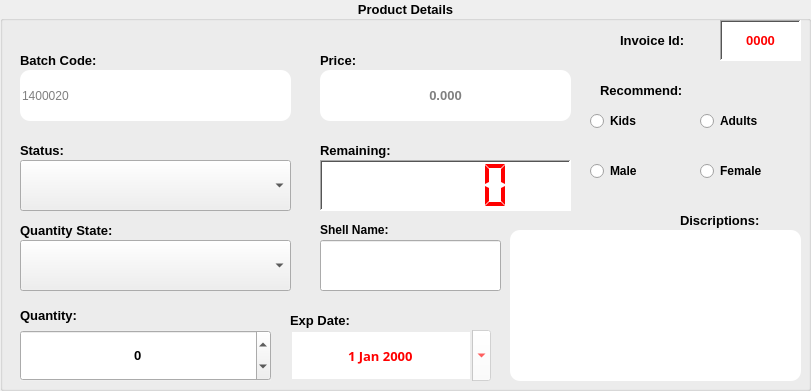
      <widget class="QGroupBox" name="groupBox_29">
       <property name="geometry">
        <rect>
         <x>370</x>
         <y>10</y>
         <width>811</width>
         <height>391</height>
        </rect>
       </property>
       <property name="font">
        <font>
         <family>Segoe UI</family>
         <pointsize>10</pointsize>
         <weight>75</weight>
         <italic>false</italic>
         <bold>true</bold>
         <underline>false</underline>
        </font>
       </property>
       <property name="title">
        <string>Product Details</string>
       </property>
       <property name="alignment">
        <set>Qt::AlignCenter</set>
       </property>
       <property name="flat">
        <bool>false</bool>
       </property>
       <widget class="QLabel" name="label_610">
        <property name="geometry">
         <rect>
          <x>20</x>
          <y>140</y>
          <width>71</width>
          <height>21</height>
         </rect>
        </property>
        <property name="font">
         <font>
          <family>MS Shell Dlg 2</family>
          <pointsize>10</pointsize>
          <weight>75</weight>
          <italic>false</italic>
          <bold>true</bold>
          <underline>false</underline>
         </font>
        </property>
        <property name="text">
         <string>Status:</string>
        </property>
       </widget>
       <widget class="QLabel" name="label_611">
        <property name="geometry">
         <rect>
          <x>600</x>
          <y>80</y>
          <width>111</width>
          <height>20</height>
         </rect>
        </property>
        <property name="font">
         <font>
          <family>MS Shell Dlg 2</family>
          <pointsize>10</pointsize>
          <weight>75</weight>
          <italic>false</italic>
          <bold>true</bold>
          <underline>false</underline>
         </font>
        </property>
        <property name="text">
         <string>Recommend:</string>
        </property>
       </widget>
       <widget class="QRadioButton" name="sale_male_radiaButton">
        <property name="geometry">
         <rect>
          <x>590</x>
          <y>160</y>
          <width>61</width>
          <height>22</height>
         </rect>
        </property>
        <property name="font">
         <font>
          <family>MS Shell Dlg 2</family>
          <pointsize>9</pointsize>
          <weight>75</weight>
          <italic>false</italic>
          <bold>true</bold>
          <underline>false</underline>
         </font>
        </property>
        <property name="styleSheet">
         <string notr="true"/>
        </property>
        <property name="text">
         <string>Male</string>
        </property>
       </widget>
       <widget class="QLabel" name="label_612">
        <property name="geometry">
         <rect>
          <x>20</x>
          <y>50</y>
          <width>121</width>
          <height>21</height>
         </rect>
        </property>
        <property name="font">
         <font>
          <family>MS Shell Dlg 2</family>
          <pointsize>10</pointsize>
          <weight>75</weight>
          <italic>false</italic>
          <bold>true</bold>
          <underline>false</underline>
         </font>
        </property>
        <property name="text">
         <string>Batch Code:</string>
        </property>
       </widget>
       <widget class="QRadioButton" name="sale_kids_radiaButton">
        <property name="geometry">
         <rect>
          <x>590</x>
          <y>110</y>
          <width>61</width>
          <height>22</height>
         </rect>
        </property>
        <property name="font">
         <font>
          <family>MS Shell Dlg 2</family>
          <pointsize>9</pointsize>
          <weight>75</weight>
          <italic>false</italic>
          <bold>true</bold>
          <underline>false</underline>
         </font>
        </property>
        <property name="styleSheet">
         <string notr="true"/>
        </property>
        <property name="text">
         <string>Kids</string>
        </property>
       </widget>
       <widget class="QLabel" name="label_613">
        <property name="geometry">
         <rect>
          <x>20</x>
          <y>220</y>
          <width>151</width>
          <height>21</height>
         </rect>
        </property>
        <property name="font">
         <font>
          <family>MS Shell Dlg 2</family>
          <pointsize>10</pointsize>
          <weight>75</weight>
          <italic>false</italic>
          <bold>true</bold>
          <underline>false</underline>
         </font>
        </property>
        <property name="text">
         <string>Quantity State:</string>
        </property>
       </widget>
       <widget class="QComboBox" name="sale_txt_drugType">
        <property name="geometry">
         <rect>
          <x>20</x>
          <y>160</y>
          <width>271</width>
          <height>51</height>
         </rect>
        </property>
        <property name="font">
         <font>
          <family>MS Shell Dlg 2</family>
          <pointsize>9</pointsize>
          <weight>50</weight>
          <italic>false</italic>
          <bold>false</bold>
          <underline>false</underline>
         </font>
        </property>
        <property name="insertPolicy">
         <enum>QComboBox::InsertAlphabetically</enum>
        </property>
       </widget>
       <widget class="QLabel" name="label_614">
        <property name="geometry">
         <rect>
          <x>680</x>
          <y>210</y>
          <width>111</width>
          <height>20</height>
         </rect>
        </property>
        <property name="font">
         <font>
          <family>MS Shell Dlg 2</family>
          <pointsize>10</pointsize>
          <weight>75</weight>
          <italic>false</italic>
          <bold>true</bold>
          <underline>false</underline>
         </font>
        </property>
        <property name="text">
         <string>Discriptions:</string>
        </property>
       </widget>
       <widget class="QDateEdit" name="sale_ex_date">
        <property name="geometry">
         <rect>
          <x>290</x>
          <y>330</y>
          <width>201</width>
          <height>51</height>
         </rect>
        </property>
        <property name="font">
         <font>
          <family>Arial Black</family>
          <pointsize>10</pointsize>
          <weight>75</weight>
          <italic>false</italic>
          <bold>true</bold>
          <underline>false</underline>
         </font>
        </property>
        <property name="styleSheet">
         <string notr="true">color: red;
background-color: white</string>
        </property>
        <property name="wrapping">
         <bool>true</bool>
        </property>
        <property name="frame">
         <bool>false</bool>
        </property>
        <property name="alignment">
         <set>Qt::AlignCenter</set>
        </property>
        <property name="readOnly">
         <bool>true</bool>
        </property>
        <property name="buttonSymbols">
         <enum>QAbstractSpinBox::NoButtons</enum>
        </property>
        <property name="accelerated">
         <bool>true</bool>
        </property>
        <property name="correctionMode">
         <enum>QAbstractSpinBox::CorrectToNearestValue</enum>
        </property>
        <property name="showGroupSeparator" stdset="0">
         <bool>true</bool>
        </property>
        <property name="currentSection">
         <enum>QDateTimeEdit::MonthSection</enum>
        </property>
        <property name="calendarPopup">
         <bool>true</bool>
        </property>
       </widget>
       <widget class="QRadioButton" name="sale_female__radiaButton">
        <property name="geometry">
         <rect>
          <x>700</x>
          <y>160</y>
          <width>81</width>
          <height>22</height>
         </rect>
        </property>
        <property name="font">
         <font>
          <family>MS Shell Dlg 2</family>
          <pointsize>9</pointsize>
          <weight>75</weight>
          <italic>false</italic>
          <bold>true</bold>
          <underline>false</underline>
         </font>
        </property>
        <property name="styleSheet">
         <string notr="true"/>
        </property>
        <property name="text">
         <string>Female</string>
        </property>
       </widget>
       <widget class="QRadioButton" name="sale_adult_radiaButton">
        <property name="geometry">
         <rect>
          <x>700</x>
          <y>110</y>
          <width>71</width>
          <height>22</height>
         </rect>
        </property>
        <property name="font">
         <font>
          <family>MS Shell Dlg 2</family>
          <pointsize>9</pointsize>
          <weight>75</weight>
          <italic>false</italic>
          <bold>true</bold>
          <underline>false</underline>
         </font>
        </property>
        <property name="styleSheet">
         <string notr="true"/>
        </property>
        <property name="text">
         <string>Adults</string>
        </property>
       </widget>
       <widget class="QLabel" name="label_615">
        <property name="geometry">
         <rect>
          <x>20</x>
          <y>300</y>
          <width>91</width>
          <height>31</height>
         </rect>
        </property>
        <property name="font">
         <font>
          <family>MS Shell Dlg 2</family>
          <pointsize>10</pointsize>
          <weight>75</weight>
          <italic>false</italic>
          <bold>true</bold>
          <underline>false</underline>
         </font>
        </property>
        <property name="text">
         <string>Quantity:</string>
        </property>
       </widget>
       <widget class="QLineEdit" name="sale_txt_batchCode">
        <property name="geometry">
         <rect>
          <x>20</x>
          <y>70</y>
          <width>271</width>
          <height>51</height>
         </rect>
        </property>
        <property name="font">
         <font>
          <family>MS Shell Dlg 2</family>
          <pointsize>9</pointsize>
          <weight>50</weight>
          <italic>false</italic>
          <bold>false</bold>
          <underline>false</underline>
         </font>
        </property>
        <property name="autoFillBackground">
         <bool>false</bool>
        </property>
        <property name="styleSheet">
         <string notr="true">background-color: white;
color: black;
border-radius: 10px;</string>
        </property>
        <property name="placeholderText">
         <string>1400020</string>
        </property>
        <property name="clearButtonEnabled">
         <bool>true</bool>
        </property>
       </widget>
       <widget class="QComboBox" name="sale_quantity_status">
        <property name="geometry">
         <rect>
          <x>20</x>
          <y>240</y>
          <width>271</width>
          <height>51</height>
         </rect>
        </property>
        <property name="maxVisibleItems">
         <number>4</number>
        </property>
        <property name="insertPolicy">
         <enum>QComboBox::InsertAlphabetically</enum>
        </property>
       </widget>
       <widget class="QSpinBox" name="sale_quantity_counter">
        <property name="geometry">
         <rect>
          <x>20</x>
          <y>330</y>
          <width>251</width>
          <height>51</height>
         </rect>
        </property>
        <property name="font">
         <font>
          <family>MS Shell Dlg 2</family>
          <pointsize>10</pointsize>
          <weight>75</weight>
          <italic>false</italic>
          <bold>true</bold>
          <underline>false</underline>
         </font>
        </property>
        <property name="autoFillBackground">
         <bool>true</bool>
        </property>
        <property name="inputMethodHints">
         <set>Qt::ImhDigitsOnly|Qt::ImhPreferNumbers</set>
        </property>
        <property name="wrapping">
         <bool>true</bool>
        </property>
        <property name="frame">
         <bool>true</bool>
        </property>
        <property name="alignment">
         <set>Qt::AlignCenter</set>
        </property>
        <property name="buttonSymbols">
         <enum>QAbstractSpinBox::UpDownArrows</enum>
        </property>
        <property name="showGroupSeparator" stdset="0">
         <bool>false</bool>
        </property>
        <property name="maximum">
         <number>1000</number>
        </property>
       </widget>
       <widget class="QLabel" name="label_616">
        <property name="geometry">
         <rect>
          <x>290</x>
          <y>310</y>
          <width>91</width>
          <height>20</height>
         </rect>
        </property>
        <property name="font">
         <font>
          <family>MS Shell Dlg 2</family>
          <pointsize>10</pointsize>
          <weight>75</weight>
          <italic>false</italic>
          <bold>true</bold>
          <underline>false</underline>
         </font>
        </property>
        <property name="text">
         <string>Exp Date:</string>
        </property>
       </widget>
       <widget class="QLineEdit" name="sale_txt_price">
        <property name="geometry">
         <rect>
          <x>320</x>
          <y>70</y>
          <width>251</width>
          <height>51</height>
         </rect>
        </property>
        <property name="font">
         <font>
          <family>MS Shell Dlg 2</family>
          <pointsize>10</pointsize>
          <weight>75</weight>
          <italic>false</italic>
          <bold>true</bold>
          <underline>false</underline>
         </font>
        </property>
        <property name="styleSheet">
         <string notr="true">background-color: white;
color: black;
border-radius: 10px;</string>
        </property>
        <property name="maxLength">
         <number>9999</number>
        </property>
        <property name="alignment">
         <set>Qt::AlignCenter</set>
        </property>
        <property name="readOnly">
         <bool>true</bool>
        </property>
        <property name="placeholderText">
         <string>0.000</string>
        </property>
       </widget>
       <widget class="QLabel" name="label_617">
        <property name="geometry">
         <rect>
          <x>320</x>
          <y>50</y>
          <width>61</width>
          <height>20</height>
         </rect>
        </property>
        <property name="font">
         <font>
          <family>MS Shell Dlg 2</family>
          <pointsize>10</pointsize>
          <weight>75</weight>
          <italic>false</italic>
          <bold>true</bold>
          <underline>false</underline>
         </font>
        </property>
        <property name="text">
         <string>Price:</string>
        </property>
       </widget>
       <widget class="QLabel" name="label_618">
        <property name="geometry">
         <rect>
          <x>320</x>
          <y>140</y>
          <width>111</width>
          <height>21</height>
         </rect>
        </property>
        <property name="font">
         <font>
          <family>MS Shell Dlg 2</family>
          <pointsize>10</pointsize>
          <weight>75</weight>
          <italic>false</italic>
          <bold>true</bold>
          <underline>false</underline>
         </font>
        </property>
        <property name="text">
         <string>Remaining:</string>
        </property>
       </widget>
       <widget class="QLCDNumber" name="sale_lcd_remain">
        <property name="geometry">
         <rect>
          <x>320</x>
          <y>160</y>
          <width>251</width>
          <height>51</height>
         </rect>
        </property>
        <property name="font">
         <font>
          <family>MS Shell Dlg 2</family>
          <pointsize>8</pointsize>
          <weight>75</weight>
          <italic>false</italic>
          <bold>true</bold>
          <underline>false</underline>
         </font>
        </property>
        <property name="styleSheet">
         <string notr="true">background-color: white;
color: red;</string>
        </property>
        <property name="frameShape">
         <enum>QFrame::WinPanel</enum>
        </property>
        <property name="frameShadow">
         <enum>QFrame::Sunken</enum>
        </property>
        <property name="smallDecimalPoint">
         <bool>false</bool>
        </property>
        <property name="digitCount">
         <number>5</number>
        </property>
        <property name="segmentStyle">
         <enum>QLCDNumber::Flat</enum>
        </property>
       </widget>
       <widget class="QPlainTextEdit" name="description_2">
        <property name="geometry">
         <rect>
          <x>510</x>
          <y>230</y>
          <width>291</width>
          <height>151</height>
         </rect>
        </property>
        <property name="styleSheet">
         <string notr="true">background-color: white;
color: black;
border-radius: 10px;</string>
        </property>
        <property name="readOnly">
         <bool>true</bool>
        </property>
        <property name="plainText">
         <string/>
        </property>
        <property name="backgroundVisible">
         <bool>false</bool>
        </property>
        <property name="placeholderText">
         <string>lower body temperature, minor headache</string>
        </property>
       </widget>
       <widget class="QLabel" name="label_657">
        <property name="geometry">
         <rect>
          <x>720</x>
          <y>20</y>
          <width>81</width>
          <height>41</height>
         </rect>
        </property>
        <property name="font">
         <font>
          <family>MS Shell Dlg 2</family>
          <pointsize>10</pointsize>
          <weight>75</weight>
          <italic>false</italic>
          <bold>true</bold>
          <underline>false</underline>
         </font>
        </property>
        <property name="styleSheet">
         <string notr="true">background-color:white;
color: red;</string>
        </property>
        <property name="frameShape">
         <enum>QFrame::WinPanel</enum>
        </property>
        <property name="frameShadow">
         <enum>QFrame::Sunken</enum>
        </property>
        <property name="text">
         <string>0000</string>
        </property>
        <property name="scaledContents">
         <bool>true</bool>
        </property>
        <property name="alignment">
         <set>Qt::AlignCenter</set>
        </property>
        <property name="wordWrap">
         <bool>true</bool>
        </property>
       </widget>
       <widget class="QLabel" name="label_658">
        <property name="geometry">
         <rect>
          <x>620</x>
          <y>30</y>
          <width>91</width>
          <height>20</height>
         </rect>
        </property>
        <property name="font">
         <font>
          <family>MS Shell Dlg 2</family>
          <pointsize>10</pointsize>
          <weight>75</weight>
          <italic>false</italic>
          <bold>true</bold>
          <underline>false</underline>
         </font>
        </property>
        <property name="text">
         <string>Invoice Id:</string>
        </property>
       </widget>
       <widget class="QLabel" name="label_26">
        <property name="geometry">
         <rect>
          <x>320</x>
          <y>220</y>
          <width>91</width>
          <height>20</height>
         </rect>
        </property>
        <property name="font">
         <font>
          <family>Segoe UI</family>
          <pointsize>9</pointsize>
          <weight>75</weight>
          <bold>true</bold>
          <underline>false</underline>
         </font>
        </property>
        <property name="text">
         <string>Shell Name:</string>
        </property>
       </widget>
       <widget class="QLineEdit" name="show_contact_3">
        <property name="geometry">
         <rect>
          <x>320</x>
          <y>240</y>
          <width>181</width>
          <height>51</height>
         </rect>
        </property>
        <property name="styleSheet">
         <string notr="true">color: rgb(66, 255, 242);</string>
        </property>
        <property name="readOnly">
         <bool>true</bool>
        </property>
       </widget>
      </widget>
